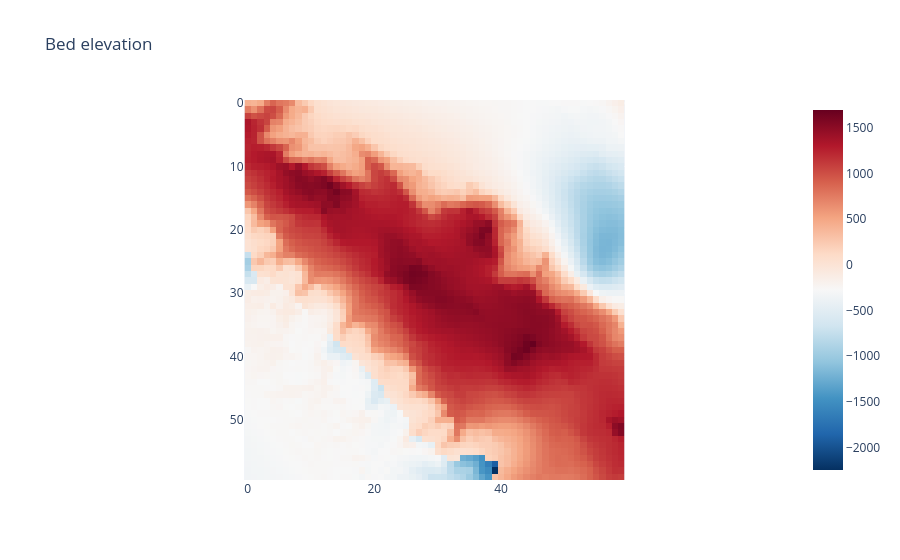

Here is the notebook cell this chart was saved with:
### Code cell
fig = px.imshow(training_tensor[1, 0, :, :].squeeze(), 
                color_continuous_scale = 'RdBu_r',
                origin = "upper", 
                title = "Bed elevation")
fig.show()

### Figure 1 — Plotly figure (JSON) as saved in the notebook; plotly's stock layout.template omitted (floating-point values rounded to 4 significant figures; data arrays with more than 128 entries replaced by an {"elided": "..."} marker saying what was removed)
{"data": [{"coloraxis": "coloraxis", "hovertemplate": "x: %{x}<br>y: %{y}<br>color: %{z}<extra></extra>", "name": "0", "type": "heatmap", "xaxis": "x", "yaxis": "y", "z": {"elided": "60x60 float values"}}], "layout": {"coloraxis": {"colorscale": [[0, "rgb(5,48,97)"], [0.1, "rgb(33,102,172)"], [0.2, "rgb(67,147,195)"], [0.3, "rgb(146,197,222)"], [0.4, "rgb(209,229,240)"], [0.5, "rgb(247,247,247)"], [0.6, "rgb(253,219,199)"], [0.7, "rgb(244,165,130)"], [0.8, "rgb(214,96,77)"], [0.9, "rgb(178,24,43)"], [1, "rgb(103,0,31)"]]}, "title": {"text": "Bed elevation"}, "xaxis": {"anchor": "y", "constrain": "domain", "domain": [0, 1], "scaleanchor": "y"}, "yaxis": {"anchor": "x", "autorange": "reversed", "constrain": "domain", "domain": [0, 1]}}}
